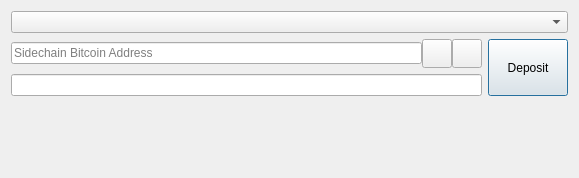
<?xml version="1.0" encoding="UTF-8"?>
<ui version="4.0">
 <class>SidechainDepositDialog</class>
 <widget class="QDialog" name="SidechainDepositDialog">
  <property name="geometry">
   <rect>
    <x>0</x>
    <y>0</y>
    <width>579</width>
    <height>178</height>
   </rect>
  </property>
  <property name="windowTitle">
   <string>Dialog</string>
  </property>
  <layout class="QGridLayout" name="gridLayout">
   <item row="2" column="1" rowspan="2">
    <widget class="QPushButton" name="pushButtonDeposit">
     <property name="sizePolicy">
      <sizepolicy hsizetype="Minimum" vsizetype="Minimum">
       <horstretch>0</horstretch>
       <verstretch>0</verstretch>
      </sizepolicy>
     </property>
     <property name="text">
      <string>Deposit</string>
     </property>
     <property name="icon">
      <iconset resource="../bitcoin.qrc">
       <normaloff>:/icons/send</normaloff>:/icons/send</iconset>
     </property>
    </widget>
   </item>
   <item row="3" column="0">
    <layout class="QHBoxLayout" name="horizontalLayoutAmount" stretch="0">
     <item>
      <widget class="BitcoinAmountField" name="payAmount"/>
     </item>
    </layout>
   </item>
   <item row="0" column="0" colspan="2">
    <widget class="QComboBox" name="comboBoxSidechains">
     <property name="maxCount">
      <number>2147483647</number>
     </property>
    </widget>
   </item>
   <item row="4" column="0" colspan="2">
    <spacer name="verticalSpacer">
     <property name="orientation">
      <enum>Qt::Vertical</enum>
     </property>
     <property name="sizeHint" stdset="0">
      <size>
       <width>20</width>
       <height>40</height>
      </size>
     </property>
    </spacer>
   </item>
   <item row="2" column="0">
    <layout class="QHBoxLayout" name="payToLayout">
     <property name="spacing">
      <number>0</number>
     </property>
     <item>
      <widget class="QValidatedLineEdit" name="payTo">
       <property name="toolTip">
        <string>The Bitcoin address to send the payment to</string>
       </property>
       <property name="text">
        <string/>
       </property>
       <property name="placeholderText">
        <string>Sidechain Bitcoin Address</string>
       </property>
       <property name="clearButtonEnabled">
        <bool>false</bool>
       </property>
      </widget>
     </item>
     <item>
      <widget class="QToolButton" name="pushButtonPaste">
       <property name="toolTip">
        <string>Paste address from clipboard</string>
       </property>
       <property name="text">
        <string/>
       </property>
       <property name="icon">
        <iconset resource="../bitcoin.qrc">
         <normaloff>:/icons/editpaste</normaloff>:/icons/editpaste</iconset>
       </property>
       <property name="iconSize">
        <size>
         <width>22</width>
         <height>22</height>
        </size>
       </property>
       <property name="shortcut">
        <string>Alt+P</string>
       </property>
      </widget>
     </item>
     <item>
      <widget class="QToolButton" name="pushButtonClear">
       <property name="toolTip">
        <string>Remove this entry</string>
       </property>
       <property name="text">
        <string/>
       </property>
       <property name="icon">
        <iconset resource="../bitcoin.qrc">
         <normaloff>:/icons/remove</normaloff>:/icons/remove</iconset>
       </property>
       <property name="iconSize">
        <size>
         <width>22</width>
         <height>22</height>
        </size>
       </property>
      </widget>
     </item>
    </layout>
   </item>
  </layout>
 </widget>
 <customwidgets>
  <customwidget>
   <class>BitcoinAmountField</class>
   <extends>QLineEdit</extends>
   <header>bitcoinamountfield.h</header>
   <container>1</container>
  </customwidget>
  <customwidget>
   <class>QValidatedLineEdit</class>
   <extends>QLineEdit</extends>
   <header>qvalidatedlineedit.h</header>
  </customwidget>
 </customwidgets>
 <resources>
  <include location="../bitcoin.qrc"/>
 </resources>
 <connections/>
</ui>
